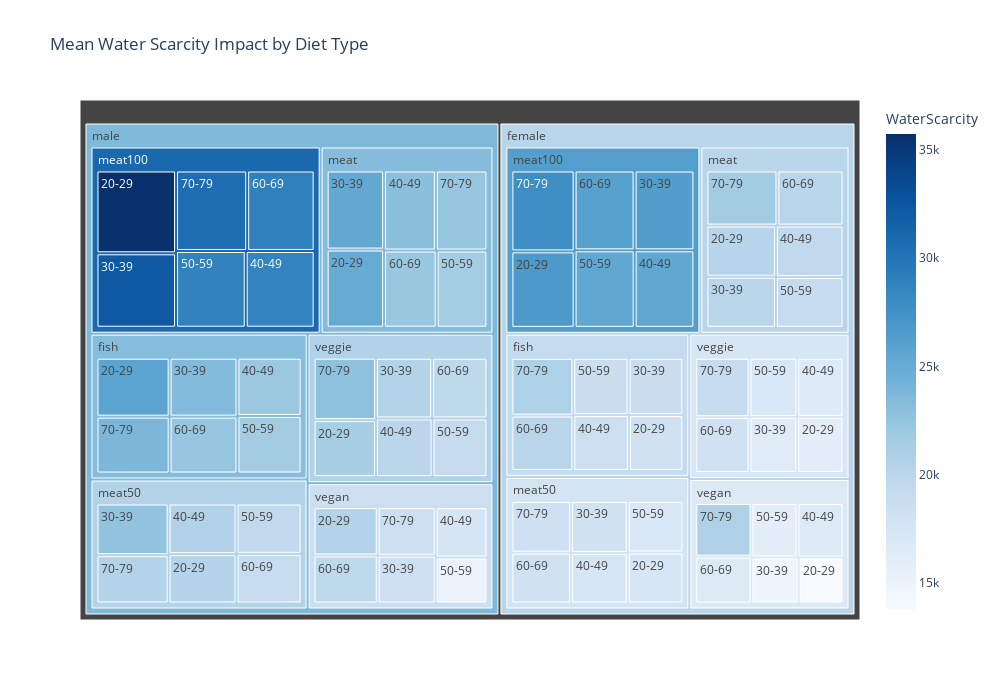

Here is the notebook cell this chart was saved with:
### Code cell
plot_treemap('WaterScarcity', 'Mean Water Scarcity Impact by Diet Type')

### Figure 1 — Plotly figure (JSON) as saved in the notebook; plotly's stock layout.template omitted (floating-point values rounded to 4 significant figures)
{"data": [{"branchvalues": "total", "customdata": [[18140.0], [25830.0], [20320.0], [25040.0], [26810.0], [35730.0], [17420.0], [20440.0], [13750.0], [20530.0], [15960.0], [21390.0], [18810.0], [23550.0], [20120.0], [25310.0], [26420.0], [32330.0], [18000.0], [22580.0], [14680.0], [18480.0], [16430.0], [20590.0], [18600.0], [22140.0], [19620.0], [23010.0], [25460.0], [28670.0], [17360.0], [20680.0], [16770.0], [17500.0], [16600.0], [19970.0], [18790.0], [21650.0], [19180.0], [21560.0], [25450.0], [28790.0], [17180.0], [19630.0], [15920.0], [15240.0], [17180.0], [19160.0], [20180.0], [22360.0], [20200.0], [22290.0], [26050.0], [29010.0], [18120.0], [19100.0], [16690.0], [19810.0], [18260.0], [19760.0], [20930.0], [23840.0], [21650.0], [22490.0], [27810.0], [30580.0], [18370.0], [20580.0], [20810.0], [18550.0], [19180.0], [22880.0], [19300.0], [23300.0], [20210.0], [23360.0], [26360.0], [31050.0], [17750.0], [20550.0], [16710.0], [18500.0], [17350.0], [20700.0], [20220.0], [23690.0]], "domain": {"x": [0, 1], "y": [0, 1]}, "hovertemplate": "labels=%{label}<br>WaterScarcity_sum=%{value}<br>parent=%{parent}<br>id=%{id}<br>WaterScarcity=%{color}<extra></extra>", "ids": ["female/fish/20-29", "male/fish/20-29", "female/meat/20-29", "male/meat/20-29", "female/meat100/20-29", "male/meat100/20-29", "female/meat50/20-29", "male/meat50/20-29", "female/vegan/20-29", "male/vegan/20-29", "female/veggie/20-29", "male/veggie/20-29", "female/fish/30-39", "male/fish/30-39", "female/meat/30-39", "male/meat/30-39", "female/meat100/30-39", "male/meat100/30-39", "female/meat50/30-39", "male/meat50/30-39", "female/vegan/30-39", "male/vegan/30-39", "female/veggie/30-39", "male/veggie/30-39", "female/fish/40-49", "male/fish/40-49", "female/meat/40-49", "male/meat/40-49", "female/meat100/40-49", "male/meat100/40-49", "female/meat50/40-49", "male/meat50/40-49", "female/vegan/40-49", "male/vegan/40-49", "female/veggie/40-49", "male/veggie/40-49", "female/fish/50-59", "male/fish/50-59", "female/meat/50-59", "male/meat/50-59", "female/meat100/50-59", "male/meat100/50-59", "female/meat50/50-59", "male/meat50/50-59", "female/vegan/50-59", "male/vegan/50-59", "female/veggie/50-59", "male/veggie/50-59", "female/fish/60-69", "male/fish/60-69", "female/meat/60-69", "male/meat/60-69", "female/meat100/60-69", "male/meat100/60-69", "female/meat50/60-69", "male/meat50/60-69", "female/vegan/60-69", "male/vegan/60-69", "female/veggie/60-69", "male/veggie/60-69", "female/fish/70-79", "male/fish/70-79", "female/meat/70-79", "male/meat/70-79", "female/meat100/70-79", "male/meat100/70-79", "female/meat50/70-79", "male/meat50/70-79", "female/vegan/70-79", "male/vegan/70-79", "female/veggie/70-79", "male/veggie/70-79", "female/fish", "male/fish", "female/meat", "male/meat", "female/meat100", "male/meat100", "female/meat50", "male/meat50", "female/vegan", "male/vegan", "female/veggie", "male/veggie", "female", "male"], "labels": ["20-29", "20-29", "20-29", "20-29", "20-29", "20-29", "20-29", "20-29", "20-29", "20-29", "20-29", "20-29", "30-39", "30-39", "30-39", "30-39", "30-39", "30-39", "30-39", "30-39", "30-39", "30-39", "30-39", "30-39", "40-49", "40-49", "40-49", "40-49", "40-49", "40-49", "40-49", "40-49", "40-49", "40-49", "40-49", "40-49", "50-59", "50-59", "50-59", "50-59", "50-59", "50-59", "50-59", "50-59", "50-59", "50-59", "50-59", "50-59", "60-69", "60-69", "60-69", "60-69", "60-69", "60-69", "60-69", "60-69", "60-69", "60-69", "60-69", "60-69", "70-79", "70-79", "70-79", "70-79", "70-79", "70-79", "70-79", "70-79", "70-79", "70-79", "70-79", "70-79", "fish", "fish", "meat", "meat", "meat100", "meat100", "meat50", "meat50", "vegan", "vegan", "veggie", "veggie", "female", "male"], "marker": {"coloraxis": "coloraxis", "colors": [18140.0, 25830.0, 20320.0, 25040.0, 26810.0, 35730.0, 17420.0, 20440.0, 13750.0, 20530.0, 15960.0, 21390.0, 18810.0, 23550.0, 20120.0, 25310.0, 26420.0, 32330.0, 18000.0, 22580.0, 14680.0, 18480.0, 16430.0, 20590.0, 18600.0, 22140.0, 19620.0, 23010.0, 25460.0, 28670.0, 17360.0, 20680.0, 16770.0, 17500.0, 16600.0, 19970.0, 18790.0, 21650.0, 19180.0, 21560.0, 25450.0, 28790.0, 17180.0, 19630.0, 15920.0, 15240.0, 17180.0, 19160.0, 20180.0, 22360.0, 20200.0, 22290.0, 26050.0, 29010.0, 18120.0, 19100.0, 16690.0, 19810.0, 18260.0, 19760.0, 20930.0, 23840.0, 21650.0, 22490.0, 27810.0, 30580.0, 18370.0, 20580.0, 20810.0, 18550.0, 19180.0, 22880.0, 19300.0, 23300.0, 20210.0, 23360.0, 26360.0, 31050.0, 17750.0, 20550.0, 16710.0, 18500.0, 17350.0, 20700.0, 20220.0, 23690.0]}, "name": "", "parents": ["female/fish", "male/fish", "female/meat", "male/meat", "female/meat100", "male/meat100", "female/meat50", "male/meat50", "female/vegan", "male/vegan", "female/veggie", "male/veggie", "female/fish", "male/fish", "female/meat", "male/meat", "female/meat100", "male/meat100", "female/meat50", "male/meat50", "female/vegan", "male/vegan", "female/veggie", "male/veggie", "female/fish", "male/fish", "female/meat", "male/meat", "female/meat100", "male/meat100", "female/meat50", "male/meat50", "female/vegan", "male/vegan", "female/veggie", "male/veggie", "female/fish", "male/fish", "female/meat", "male/meat", "female/meat100", "male/meat100", "female/meat50", "male/meat50", "female/vegan", "male/vegan", "female/veggie", "male/veggie", "female/fish", "male/fish", "female/meat", "male/meat", "female/meat100", "male/meat100", "female/meat50", "male/meat50", "female/vegan", "male/vegan", "female/veggie", "male/veggie", "female/fish", "male/fish", "female/meat", "male/meat", "female/meat100", "male/meat100", "female/meat50", "male/meat50", "female/vegan", "male/vegan", "female/veggie", "male/veggie", "female", "male", "female", "male", "female", "male", "female", "male", "female", "male", "female", "male", "", ""], "type": "treemap", "values": [16830000.0, 23390000.0, 18850000.0, 23340000.0, 25070000.0, 33670000.0, 16040000.0, 18780000.0, 11860000.0, 17670000.0, 14480000.0, 19360000.0, 17330000.0, 21690000.0, 18790000.0, 23610000.0, 24770000.0, 30270000.0, 16670000.0, 20870000.0, 12470000.0, 15800000.0, 14900000.0, 18580000.0, 17210000.0, 20260000.0, 18430000.0, 21630000.0, 24030000.0, 27050000.0, 16190000.0, 19250000.0, 14360000.0, 14870000.0, 15180000.0, 18110000.0, 17540000.0, 20010000.0, 18150000.0, 20380000.0, 24150000.0, 27340000.0, 16190000.0, 18340000.0, 14380000.0, 13560000.0, 15790000.0, 17560000.0, 18960000.0, 20930000.0, 19280000.0, 21190000.0, 24840000.0, 27760000.0, 17150000.0, 18090000.0, 15130000.0, 17560000.0, 16880000.0, 18250000.0, 19800000.0, 22560000.0, 20710000.0, 21470000.0, 26520000.0, 29270000.0, 17450000.0, 19510000.0, 17300000.0, 16060000.0, 17900000.0, 21170000.0, 107700000.0, 128800000.0, 114200000.0, 131600000.0, 149400000.0, 175400000.0, 99690000.0, 114900000.0, 85490000.0, 95520000.0, 95140000.0, 113000000.0, 651600000.0, 759200000.0]}], "layout": {"coloraxis": {"colorbar": {"title": {"text": "WaterScarcity"}}, "colorscale": [[0, "rgb(247,251,255)"], [0.125, "rgb(222,235,247)"], [0.25, "rgb(198,219,239)"], [0.375, "rgb(158,202,225)"], [0.5, "rgb(107,174,214)"], [0.625, "rgb(66,146,198)"], [0.75, "rgb(33,113,181)"], [0.875, "rgb(8,81,156)"], [1, "rgb(8,48,107)"]]}, "height": 700, "legend": {"tracegroupgap": 0}, "title": {"text": "Mean Water Scarcity Impact by Diet Type"}, "width": 1000}}
